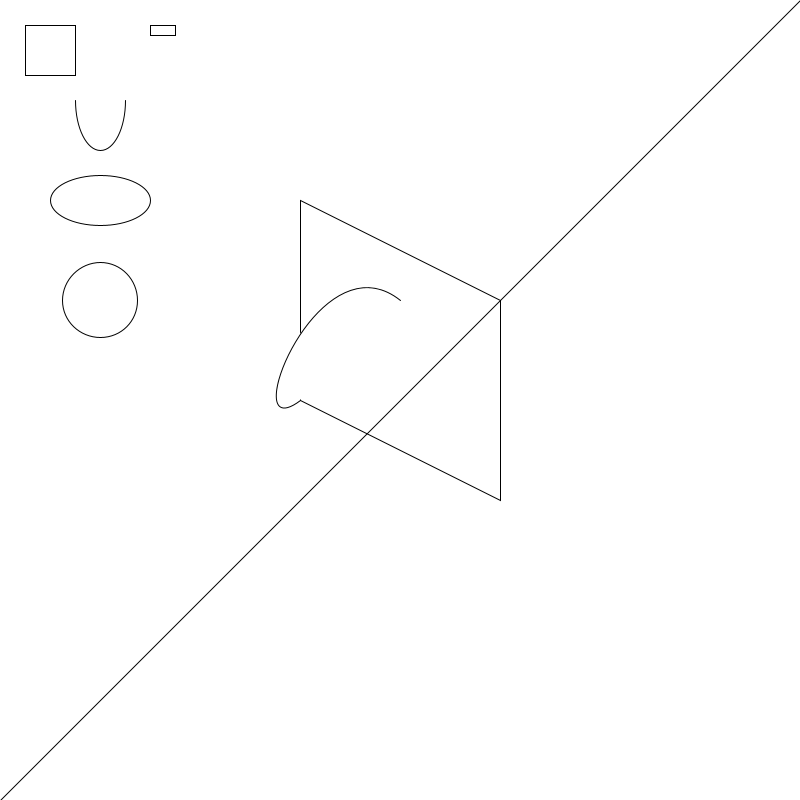
Frame 1 (no input)
Frame 60 (the mouse pressed at the canvas centre just before this capture): identical to frame 1, image omitted
Frame 120 (the mouse held since frame 60 and released just before this capture): identical to frame 1, image omitted

The Processing sketch that drew this single still picture (run headless with seeded random() and noise(); from frame 60 on, the mouse is pressed at the canvas centre):

// Processing sketch: shapePlay
// ── shapePlay.pde
void setup() {
  size(800, 800);
  background(255);
}

void draw() {
  
  background(255);
  
  point(400,400);
  
  arc(100,100, 50, 100, 0, PI);
  
  ellipse(100, 200, 100, 50);
  
  circle(100, 300, 75);
  
  square(25, 25, 50);
  
  rect(150, 25, 25,10);
  
  quad(300,200,300,400,500,500,500,300);
  
  line(0,800,800,0);
  
  curve(800,800,400,300,300,400,800,0);
  
}
